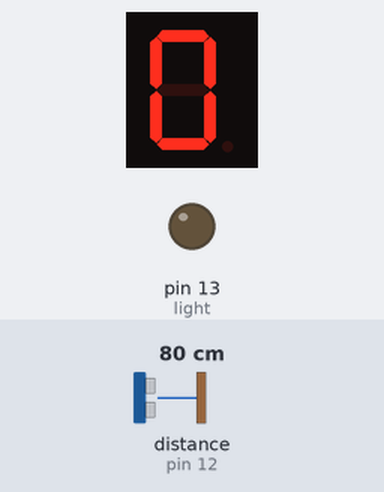
The sketch below on a simulated Arduino Uno, built with avr-gcc and run on an emulated ATmega328P. On the bench: 1-digit seven-segment display, output pins drawn as LEDs (lit = HIGH). Wiring (inferred from the names in the program): ultrasonic range finder: trigger pin 11; echo pin 12; 1-digit 7-segment display, segments lit when HIGH: segments pin 2, pin 3, pin 4, pin 5, pin 6, pin 8, pin 9. Inputs (shaded band) come from the test bench; at power-on: distance to the obstacle (sensor on pin 12) 80 cm. The echo pulse lasts 58.3 µs per cm; the segment pins are drawn as the display they are named for; pins used as bus, display or sensor lines are not drawn; what the sketch prints to the serial monitor is not drawn.

Above: at 1.2 s.
1.3 s: distance to the obstacle (sensor on pin 12) set to 2 cm
At 2.2 s:
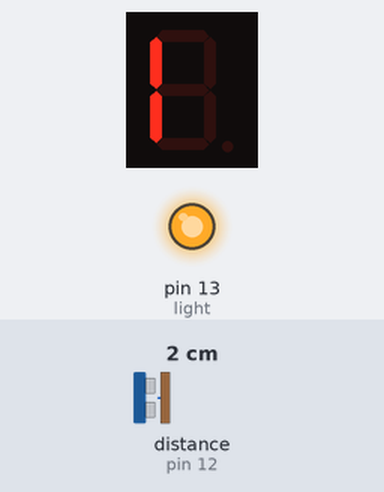
Timing chart, 0 to 4.3 s (numbered marks = the images above; inputs shaded):
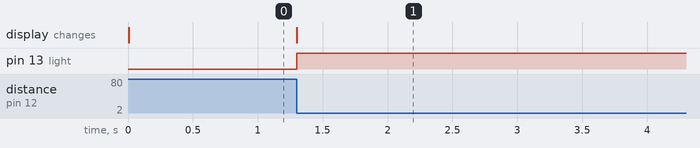

The sketch:

ultrasonic-sensor.ino
```cpp
    int a = 2;  //For displaying segment "a"
    int b = 3;  //For displaying segment "b"
    int c = 4;  //For displaying segment "c"
    int d = 5;  //For displaying segment "d"
    int e = 6;  //For displaying segment "e"
    int f = 8;  //For displaying segment "f"
    int g = 9;  //For displaying segment "g"


    // defines pins numbers
    const int trigPin = 11;
    const int echoPin = 12;
    // defines variables
    long duration;
    int distance;

    int light = 13;

    // Set mode

    int counter = 0;
   int currentState = 0;
   int previousState = 0;

void setup() {
    pinMode(trigPin, OUTPUT); // Sets the trigPin as an Output
    pinMode(echoPin, INPUT); // Sets the echoPin as an Input
    Serial.begin(9600); // Starts the serial communication

    pinMode(light, OUTPUT);

    pinMode(a, OUTPUT);  //A
    pinMode(b, OUTPUT);  //B
    pinMode(c, OUTPUT);  //C
    pinMode(d, OUTPUT);  //D
    pinMode(e, OUTPUT);  //E
    pinMode(f, OUTPUT);  //F
    pinMode(g, OUTPUT);  //G
}

void loop() {


     digitalWrite(trigPin, LOW);
     delayMicroseconds(2);
     digitalWrite(trigPin, HIGH);
     delayMicroseconds(10);
     digitalWrite(trigPin, LOW);

     duration = pulseIn(echoPin, HIGH);
     distance = (duration/2) / 29.1;

     if (distance <= 10){
        currentState = 1;
     }
     else {
         currentState = 0;
     }

     if(currentState != previousState){
        if(currentState == 1){
           counter = (counter + 1) % 2;
       }
       previousState = currentState;
     }

    if(counter == 1){
      for(int i = 2; i < 10; i++){

        digitalWrite(light, HIGH);

        if(i == 6 || i == 8){
          digitalWrite(i, HIGH);
        } else {
          digitalWrite(i, LOW);
        }

      }
    } else {

      for(int i = 2; i < 10; i++){

        digitalWrite(light, LOW);
        if(i == 9){
          digitalWrite(i, LOW);
        } else {
          digitalWrite(i, HIGH);
        }

      }
    }


     Serial.println(counter);

}
```

Measured:
- after the input at 1.3 s, pin 13 (light): LOW → HIGH at once; the display: changes at once (image 1)
